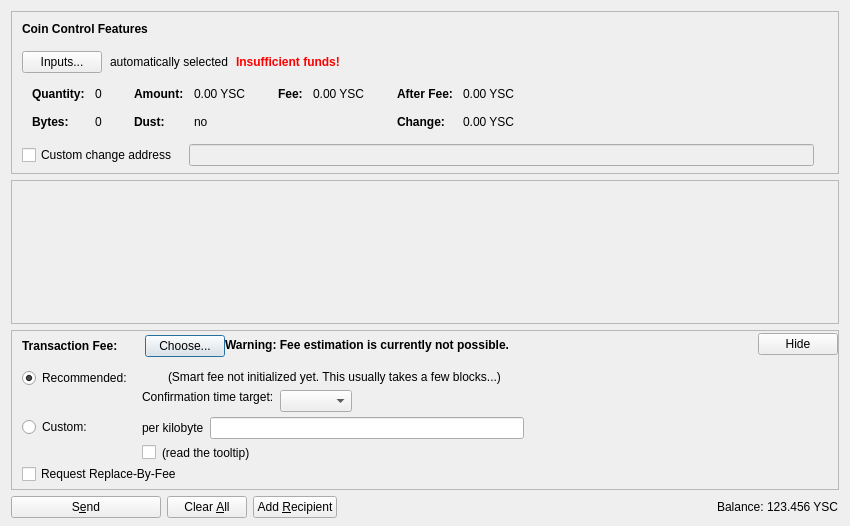
<?xml version="1.0" encoding="UTF-8"?>
<ui version="4.0">
 <class>SendCoinsDialog</class>
 <widget class="QDialog" name="SendCoinsDialog">
  <property name="geometry">
   <rect>
    <x>0</x>
    <y>0</y>
    <width>850</width>
    <height>526</height>
   </rect>
  </property>
  <property name="windowTitle">
   <string>Send Coins</string>
  </property>
  <layout class="QVBoxLayout" name="verticalLayout" stretch="0,1,0,0">
   <property name="bottomMargin">
    <number>8</number>
   </property>
   <item>
    <widget class="QFrame" name="frameCoinControl">
     <property name="sizePolicy">
      <sizepolicy hsizetype="Expanding" vsizetype="Expanding">
       <horstretch>0</horstretch>
       <verstretch>0</verstretch>
      </sizepolicy>
     </property>
     <property name="maximumSize">
      <size>
       <width>16777215</width>
       <height>16777215</height>
      </size>
     </property>
     <property name="frameShape">
      <enum>QFrame::StyledPanel</enum>
     </property>
     <property name="frameShadow">
      <enum>QFrame::Sunken</enum>
     </property>
     <layout class="QVBoxLayout" name="verticalLayoutCoinControl2">
      <property name="spacing">
       <number>0</number>
      </property>
      <property name="leftMargin">
       <number>0</number>
      </property>
      <property name="topMargin">
       <number>0</number>
      </property>
      <property name="rightMargin">
       <number>0</number>
      </property>
      <property name="bottomMargin">
       <number>6</number>
      </property>
      <item>
       <layout class="QVBoxLayout" name="verticalLayoutCoinControl" stretch="0,0,0,0,1">
        <property name="spacing">
         <number>0</number>
        </property>
        <property name="leftMargin">
         <number>10</number>
        </property>
        <property name="topMargin">
         <number>10</number>
        </property>
        <item>
         <layout class="QHBoxLayout" name="horizontalLayoutCoinControl1">
          <property name="bottomMargin">
           <number>15</number>
          </property>
          <item>
           <widget class="QLabel" name="labelCoinControlFeatures">
            <property name="sizePolicy">
             <sizepolicy hsizetype="Preferred" vsizetype="Maximum">
              <horstretch>0</horstretch>
              <verstretch>0</verstretch>
             </sizepolicy>
            </property>
            <property name="font">
             <font>
              <weight>75</weight>
              <bold>true</bold>
             </font>
            </property>
            <property name="styleSheet">
             <string notr="true">font-weight:bold;</string>
            </property>
            <property name="text">
             <string>Coin Control Features</string>
            </property>
           </widget>
          </item>
         </layout>
        </item>
        <item>
         <layout class="QHBoxLayout" name="horizontalLayoutCoinControl2" stretch="0,0,0,0">
          <property name="spacing">
           <number>8</number>
          </property>
          <property name="bottomMargin">
           <number>10</number>
          </property>
          <item>
           <widget class="QPushButton" name="pushButtonCoinControl">
            <property name="styleSheet">
             <string notr="true"/>
            </property>
            <property name="text">
             <string>Inputs...</string>
            </property>
            <property name="autoDefault">
             <bool>false</bool>
            </property>
           </widget>
          </item>
          <item>
           <widget class="QLabel" name="labelCoinControlAutomaticallySelected">
            <property name="text">
             <string>automatically selected</string>
            </property>
            <property name="margin">
             <number>5</number>
            </property>
           </widget>
          </item>
          <item>
           <widget class="QLabel" name="labelCoinControlInsuffFunds">
            <property name="font">
             <font>
              <weight>75</weight>
              <bold>true</bold>
             </font>
            </property>
            <property name="styleSheet">
             <string notr="true">color:red;font-weight:bold;</string>
            </property>
            <property name="text">
             <string>Insufficient funds!</string>
            </property>
            <property name="margin">
             <number>5</number>
            </property>
           </widget>
          </item>
          <item>
           <spacer name="horizontalSpacerCoinControl">
            <property name="orientation">
             <enum>Qt::Horizontal</enum>
            </property>
            <property name="sizeHint" stdset="0">
             <size>
              <width>40</width>
              <height>1</height>
             </size>
            </property>
           </spacer>
          </item>
         </layout>
        </item>
        <item>
         <widget class="QWidget" name="widgetCoinControl" native="true">
          <property name="sizePolicy">
           <sizepolicy hsizetype="Preferred" vsizetype="Preferred">
            <horstretch>0</horstretch>
            <verstretch>0</verstretch>
           </sizepolicy>
          </property>
          <property name="minimumSize">
           <size>
            <width>0</width>
            <height>0</height>
           </size>
          </property>
          <property name="styleSheet">
           <string notr="true"/>
          </property>
          <layout class="QHBoxLayout" name="horizontalLayoutCoinControl5">
           <property name="leftMargin">
            <number>0</number>
           </property>
           <property name="topMargin">
            <number>0</number>
           </property>
           <property name="rightMargin">
            <number>0</number>
           </property>
           <property name="bottomMargin">
            <number>0</number>
           </property>
           <item>
            <layout class="QHBoxLayout" name="horizontalLayoutCoinControl3" stretch="0,0,0,1">
             <property name="spacing">
              <number>20</number>
             </property>
             <property name="topMargin">
              <number>0</number>
             </property>
             <property name="bottomMargin">
              <number>10</number>
             </property>
             <item>
              <layout class="QFormLayout" name="formLayoutCoinControl1">
               <property name="horizontalSpacing">
                <number>10</number>
               </property>
               <property name="verticalSpacing">
                <number>14</number>
               </property>
               <property name="leftMargin">
                <number>10</number>
               </property>
               <property name="topMargin">
                <number>4</number>
               </property>
               <property name="rightMargin">
                <number>6</number>
               </property>
               <item row="0" column="0">
                <widget class="QLabel" name="labelCoinControlQuantityText">
                 <property name="font">
                  <font>
                   <weight>75</weight>
                   <bold>true</bold>
                  </font>
                 </property>
                 <property name="text">
                  <string>Quantity:</string>
                 </property>
                 <property name="margin">
                  <number>0</number>
                 </property>
                </widget>
               </item>
               <item row="0" column="1">
                <widget class="QLabel" name="labelCoinControlQuantity">
                 <property name="cursor">
                  <cursorShape>IBeamCursor</cursorShape>
                 </property>
                 <property name="contextMenuPolicy">
                  <enum>Qt::ActionsContextMenu</enum>
                 </property>
                 <property name="text">
                  <string notr="true">0</string>
                 </property>
                 <property name="margin">
                  <number>0</number>
                 </property>
                 <property name="textInteractionFlags">
                  <set>Qt::LinksAccessibleByMouse|Qt::TextSelectableByKeyboard|Qt::TextSelectableByMouse</set>
                 </property>
                </widget>
               </item>
               <item row="1" column="0">
                <widget class="QLabel" name="labelCoinControlBytesText">
                 <property name="font">
                  <font>
                   <weight>75</weight>
                   <bold>true</bold>
                  </font>
                 </property>
                 <property name="text">
                  <string>Bytes:</string>
                 </property>
                </widget>
               </item>
               <item row="1" column="1">
                <widget class="QLabel" name="labelCoinControlBytes">
                 <property name="cursor">
                  <cursorShape>IBeamCursor</cursorShape>
                 </property>
                 <property name="contextMenuPolicy">
                  <enum>Qt::ActionsContextMenu</enum>
                 </property>
                 <property name="text">
                  <string notr="true">0</string>
                 </property>
                 <property name="textInteractionFlags">
                  <set>Qt::LinksAccessibleByMouse|Qt::TextSelectableByKeyboard|Qt::TextSelectableByMouse</set>
                 </property>
                </widget>
               </item>
              </layout>
             </item>
             <item>
              <layout class="QFormLayout" name="formLayoutCoinControl2">
               <property name="horizontalSpacing">
                <number>10</number>
               </property>
               <property name="verticalSpacing">
                <number>14</number>
               </property>
               <property name="leftMargin">
                <number>6</number>
               </property>
               <property name="topMargin">
                <number>4</number>
               </property>
               <property name="rightMargin">
                <number>6</number>
               </property>
               <item row="0" column="0">
                <widget class="QLabel" name="labelCoinControlAmountText">
                 <property name="font">
                  <font>
                   <weight>75</weight>
                   <bold>true</bold>
                  </font>
                 </property>
                 <property name="text">
                  <string>Amount:</string>
                 </property>
                 <property name="margin">
                  <number>0</number>
                 </property>
                </widget>
               </item>
               <item row="0" column="1">
                <widget class="QLabel" name="labelCoinControlAmount">
                 <property name="cursor">
                  <cursorShape>IBeamCursor</cursorShape>
                 </property>
                 <property name="contextMenuPolicy">
                  <enum>Qt::ActionsContextMenu</enum>
                 </property>
                 <property name="text">
                  <string notr="true">0.00 YSC</string>
                 </property>
                 <property name="textInteractionFlags">
                  <set>Qt::LinksAccessibleByMouse|Qt::TextSelectableByKeyboard|Qt::TextSelectableByMouse</set>
                 </property>
                </widget>
               </item>
               <item row="1" column="0">
                <widget class="QLabel" name="labelCoinControlLowOutputText">
                 <property name="font">
                  <font>
                   <weight>75</weight>
                   <bold>true</bold>
                  </font>
                 </property>
                 <property name="text">
                  <string>Dust:</string>
                 </property>
                </widget>
               </item>
               <item row="1" column="1">
                <widget class="QLabel" name="labelCoinControlLowOutput">
                 <property name="cursor">
                  <cursorShape>IBeamCursor</cursorShape>
                 </property>
                 <property name="contextMenuPolicy">
                  <enum>Qt::ActionsContextMenu</enum>
                 </property>
                 <property name="text">
                  <string notr="true">no</string>
                 </property>
                 <property name="textInteractionFlags">
                  <set>Qt::LinksAccessibleByMouse|Qt::TextSelectableByKeyboard|Qt::TextSelectableByMouse</set>
                 </property>
                </widget>
               </item>
              </layout>
             </item>
             <item>
              <layout class="QFormLayout" name="formLayoutCoinControl3">
               <property name="horizontalSpacing">
                <number>10</number>
               </property>
               <property name="verticalSpacing">
                <number>14</number>
               </property>
               <property name="leftMargin">
                <number>6</number>
               </property>
               <property name="topMargin">
                <number>4</number>
               </property>
               <property name="rightMargin">
                <number>6</number>
               </property>
               <item row="0" column="0">
                <widget class="QLabel" name="labelCoinControlFeeText">
                 <property name="font">
                  <font>
                   <weight>75</weight>
                   <bold>true</bold>
                  </font>
                 </property>
                 <property name="text">
                  <string>Fee:</string>
                 </property>
                 <property name="margin">
                  <number>0</number>
                 </property>
                </widget>
               </item>
               <item row="0" column="1">
                <widget class="QLabel" name="labelCoinControlFee">
                 <property name="cursor">
                  <cursorShape>IBeamCursor</cursorShape>
                 </property>
                 <property name="contextMenuPolicy">
                  <enum>Qt::ActionsContextMenu</enum>
                 </property>
                 <property name="text">
                  <string notr="true">0.00 YSC</string>
                 </property>
                 <property name="textInteractionFlags">
                  <set>Qt::LinksAccessibleByMouse|Qt::TextSelectableByKeyboard|Qt::TextSelectableByMouse</set>
                 </property>
                </widget>
               </item>
              </layout>
             </item>
             <item>
              <layout class="QFormLayout" name="formLayoutCoinControl4">
               <property name="horizontalSpacing">
                <number>10</number>
               </property>
               <property name="verticalSpacing">
                <number>14</number>
               </property>
               <property name="leftMargin">
                <number>6</number>
               </property>
               <property name="topMargin">
                <number>4</number>
               </property>
               <property name="rightMargin">
                <number>6</number>
               </property>
               <item row="0" column="0">
                <widget class="QLabel" name="labelCoinControlAfterFeeText">
                 <property name="font">
                  <font>
                   <weight>75</weight>
                   <bold>true</bold>
                  </font>
                 </property>
                 <property name="text">
                  <string>After Fee:</string>
                 </property>
                 <property name="margin">
                  <number>0</number>
                 </property>
                </widget>
               </item>
               <item row="0" column="1">
                <widget class="QLabel" name="labelCoinControlAfterFee">
                 <property name="cursor">
                  <cursorShape>IBeamCursor</cursorShape>
                 </property>
                 <property name="contextMenuPolicy">
                  <enum>Qt::ActionsContextMenu</enum>
                 </property>
                 <property name="text">
                  <string notr="true">0.00 YSC</string>
                 </property>
                 <property name="textInteractionFlags">
                  <set>Qt::LinksAccessibleByMouse|Qt::TextSelectableByKeyboard|Qt::TextSelectableByMouse</set>
                 </property>
                </widget>
               </item>
               <item row="1" column="0">
                <widget class="QLabel" name="labelCoinControlChangeText">
                 <property name="font">
                  <font>
                   <weight>75</weight>
                   <bold>true</bold>
                  </font>
                 </property>
                 <property name="text">
                  <string>Change:</string>
                 </property>
                </widget>
               </item>
               <item row="1" column="1">
                <widget class="QLabel" name="labelCoinControlChange">
                 <property name="cursor">
                  <cursorShape>IBeamCursor</cursorShape>
                 </property>
                 <property name="contextMenuPolicy">
                  <enum>Qt::ActionsContextMenu</enum>
                 </property>
                 <property name="text">
                  <string notr="true">0.00 YSC</string>
                 </property>
                 <property name="textInteractionFlags">
                  <set>Qt::LinksAccessibleByMouse|Qt::TextSelectableByKeyboard|Qt::TextSelectableByMouse</set>
                 </property>
                </widget>
               </item>
              </layout>
             </item>
            </layout>
           </item>
          </layout>
         </widget>
        </item>
        <item>
         <layout class="QHBoxLayout" name="horizontalLayoutCoinControl4" stretch="0,0,0">
          <property name="spacing">
           <number>12</number>
          </property>
          <property name="sizeConstraint">
           <enum>QLayout::SetDefaultConstraint</enum>
          </property>
          <property name="topMargin">
           <number>5</number>
          </property>
          <property name="rightMargin">
           <number>5</number>
          </property>
          <item>
           <widget class="QCheckBox" name="checkBoxCoinControlChange">
            <property name="toolTip">
             <string>If this is activated, but the change address is empty or invalid, change will be sent to a newly generated address.</string>
            </property>
            <property name="text">
             <string>Custom change address</string>
            </property>
           </widget>
          </item>
          <item>
           <widget class="QValidatedLineEdit" name="lineEditCoinControlChange">
            <property name="enabled">
             <bool>false</bool>
            </property>
            <property name="sizePolicy">
             <sizepolicy hsizetype="Expanding" vsizetype="Fixed">
              <horstretch>0</horstretch>
              <verstretch>0</verstretch>
             </sizepolicy>
            </property>
           </widget>
          </item>
          <item>
           <widget class="QLabel" name="labelCoinControlChangeLabel">
            <property name="sizePolicy">
             <sizepolicy hsizetype="Preferred" vsizetype="Expanding">
              <horstretch>0</horstretch>
              <verstretch>0</verstretch>
             </sizepolicy>
            </property>
            <property name="minimumSize">
             <size>
              <width>0</width>
              <height>0</height>
             </size>
            </property>
            <property name="text">
             <string/>
            </property>
            <property name="margin">
             <number>3</number>
            </property>
           </widget>
          </item>
         </layout>
        </item>
        <item>
         <spacer name="verticalSpacerCoinControl">
          <property name="orientation">
           <enum>Qt::Vertical</enum>
          </property>
          <property name="sizeHint" stdset="0">
           <size>
            <width>800</width>
            <height>1</height>
           </size>
          </property>
         </spacer>
        </item>
       </layout>
      </item>
     </layout>
    </widget>
   </item>
   <item>
    <widget class="QScrollArea" name="scrollArea">
     <property name="widgetResizable">
      <bool>true</bool>
     </property>
     <widget class="QWidget" name="scrollAreaWidgetContents">
      <property name="geometry">
       <rect>
        <x>0</x>
        <y>0</y>
        <width>830</width>
        <height>104</height>
       </rect>
      </property>
      <layout class="QVBoxLayout" name="verticalLayout_2" stretch="0,1">
       <property name="leftMargin">
        <number>0</number>
       </property>
       <property name="topMargin">
        <number>0</number>
       </property>
       <property name="rightMargin">
        <number>0</number>
       </property>
       <property name="bottomMargin">
        <number>0</number>
       </property>
       <item>
        <layout class="QVBoxLayout" name="entries">
         <property name="spacing">
          <number>6</number>
         </property>
        </layout>
       </item>
       <item>
        <spacer name="verticalSpacer">
         <property name="orientation">
          <enum>Qt::Vertical</enum>
         </property>
         <property name="sizeHint" stdset="0">
          <size>
           <width>20</width>
           <height>40</height>
          </size>
         </property>
        </spacer>
       </item>
      </layout>
     </widget>
    </widget>
   </item>
   <item>
    <widget class="QFrame" name="frameFee">
     <property name="sizePolicy">
      <sizepolicy hsizetype="Expanding" vsizetype="Expanding">
       <horstretch>0</horstretch>
       <verstretch>0</verstretch>
      </sizepolicy>
     </property>
     <property name="maximumSize">
      <size>
       <width>16777215</width>
       <height>16777215</height>
      </size>
     </property>
     <property name="frameShape">
      <enum>QFrame::StyledPanel</enum>
     </property>
     <property name="frameShadow">
      <enum>QFrame::Sunken</enum>
     </property>
     <layout class="QVBoxLayout" name="verticalLayoutFee1">
      <property name="spacing">
       <number>0</number>
      </property>
      <property name="leftMargin">
       <number>0</number>
      </property>
      <property name="topMargin">
       <number>0</number>
      </property>
      <property name="rightMargin">
       <number>0</number>
      </property>
      <property name="bottomMargin">
       <number>0</number>
      </property>
      <item>
       <layout class="QVBoxLayout" name="verticalLayoutFee2" stretch="0,0,0">
        <property name="spacing">
         <number>0</number>
        </property>
        <property name="leftMargin">
         <number>10</number>
        </property>
        <property name="topMargin">
         <number>0</number>
        </property>
        <item>
         <layout class="QHBoxLayout" name="horizontalLayoutFee1">
          <property name="bottomMargin">
           <number>0</number>
          </property>
          <item>
           <layout class="QVBoxLayout" name="verticalLayoutFee7">
            <property name="spacing">
             <number>0</number>
            </property>
            <item>
             <spacer name="verticalSpacerSmartFee">
              <property name="orientation">
               <enum>Qt::Vertical</enum>
              </property>
              <property name="sizeType">
               <enum>QSizePolicy::Fixed</enum>
              </property>
              <property name="sizeHint" stdset="0">
               <size>
                <width>1</width>
                <height>4</height>
               </size>
              </property>
             </spacer>
            </item>
            <item>
             <layout class="QHBoxLayout" name="horizontalLayoutSmartFee">
              <property name="spacing">
               <number>10</number>
              </property>
              <item>
               <widget class="QLabel" name="labelFeeHeadline">
                <property name="sizePolicy">
                 <sizepolicy hsizetype="Preferred" vsizetype="Maximum">
                  <horstretch>0</horstretch>
                  <verstretch>0</verstretch>
                 </sizepolicy>
                </property>
                <property name="font">
                 <font>
                  <weight>75</weight>
                  <bold>true</bold>
                 </font>
                </property>
                <property name="styleSheet">
                 <string notr="true">font-weight:bold;</string>
                </property>
                <property name="text">
                 <string>Transaction Fee:</string>
                </property>
               </widget>
              </item>
              <item>
               <widget class="QLabel" name="labelFeeMinimized">
                <property name="text">
                 <string/>
                </property>
               </widget>
              </item>
              <item>
               <widget class="QPushButton" name="buttonChooseFee">
                <property name="text">
                 <string>Choose...</string>
                </property>
               </widget>
              </item>
             </layout>
            </item>
            <item>
             <spacer name="verticalSpacer_5">
              <property name="orientation">
               <enum>Qt::Vertical</enum>
              </property>
              <property name="sizeHint" stdset="0">
               <size>
                <width>1</width>
                <height>1</height>
               </size>
              </property>
             </spacer>
            </item>
           </layout>
          </item>
          <item>
           <widget class="QLabel" name="fallbackFeeWarningLabel">
            <property name="toolTip">
             <string>Using the fallbackfee can result in sending a transaction that will take several hours or days (or never) to confirm. Consider choosing your fee manually or wait until you have validated the complete chain.</string>
            </property>
            <property name="font">
            <font>
                <weight>75</weight>
                <bold>true</bold>
            </font>
            </property>
            <property name="text">
             <string>Warning: Fee estimation is currently not possible.</string>
            </property>
            <property name="wordWrap">
             <bool>false</bool>
            </property>
           </widget>
          </item>
          <item>
           <spacer name="horizontalSpacer_4">
            <property name="orientation">
             <enum>Qt::Horizontal</enum>
            </property>
            <property name="sizeType">
             <enum>QSizePolicy::MinimumExpanding</enum>
            </property>
            <property name="sizeHint" stdset="0">
             <size>
              <width>40</width>
              <height>20</height>
             </size>
            </property>
           </spacer>
          </item>
          <item>
           <widget class="QPushButton" name="buttonMinimizeFee">
            <property name="toolTip">
             <string>collapse fee-settings</string>
            </property>
            <property name="text">
             <string>Hide</string>
            </property>
           </widget>
          </item>
         </layout>
        </item>
        <item>
         <widget class="QFrame" name="frameFeeSelection">
          <layout class="QVBoxLayout" name="verticalLayoutFee12">
           <property name="spacing">
            <number>0</number>
           </property>
           <property name="leftMargin">
            <number>0</number>
           </property>
           <property name="topMargin">
            <number>0</number>
           </property>
           <property name="rightMargin">
            <number>0</number>
           </property>
           <property name="bottomMargin">
            <number>0</number>
           </property>
           <item>
            <layout class="QGridLayout" name="gridLayoutFee">
             <property name="topMargin">
              <number>10</number>
             </property>
             <property name="bottomMargin">
              <number>4</number>
             </property>
             <property name="horizontalSpacing">
              <number>10</number>
             </property>
             <property name="verticalSpacing">
              <number>4</number>
             </property>
             <item row="1" column="1">
              <layout class="QVBoxLayout" name="verticalLayoutFee8">
               <property name="spacing">
                <number>6</number>
               </property>
               <item>
                <layout class="QHBoxLayout" name="horizontalLayoutFee13">
                 <item>
                  <widget class="QLabel" name="labelCustomPerKilobyte">
                   <property name="toolTip">
                    <string>If the custom fee is set to 1000 satoshis and the transaction is only 250 bytes, then &quot;per kilobyte&quot; only pays 250 satoshis in fee, while &quot;total at least&quot; pays 1000 satoshis. For transactions bigger than a kilobyte both pay by kilobyte.</string>
                   </property>
                   <property name="text">
                    <string>per kilobyte</string>
                   </property>
                  </widget>
                 </item>
                 <item>
                  <widget class="YoungseokcoinAmountField" name="customFee"/>
                 </item>
                 <item>
                  <spacer name="horizontalSpacer_6">
                   <property name="orientation">
                    <enum>Qt::Horizontal</enum>
                   </property>
                   <property name="sizeHint" stdset="0">
                    <size>
                     <width>1</width>
                     <height>1</height>
                    </size>
                   </property>
                  </spacer>
                 </item>
                </layout>
               </item>
               <item>
                <layout class="QHBoxLayout" name="horizontalLayoutFee8">
                 <item>
                  <widget class="QCheckBox" name="checkBoxMinimumFee">
                   <property name="toolTip">
                    <string>Paying only the minimum fee is just fine as long as there is less transaction volume than space in the blocks. But be aware that this can end up in a never confirming transaction once there is more demand for youngseokcoin transactions than the network can process.</string>
                   </property>
                   <property name="text">
                    <string/>
                   </property>
                  </widget>
                 </item>
                 <item>
                  <widget class="QLabel" name="labelMinFeeWarning">
                   <property name="enabled">
                    <bool>true</bool>
                   </property>
                   <property name="toolTip">
                    <string>Paying only the minimum fee is just fine as long as there is less transaction volume than space in the blocks. But be aware that this can end up in a never confirming transaction once there is more demand for youngseokcoin transactions than the network can process.</string>
                   </property>
                   <property name="text">
                    <string>(read the tooltip)</string>
                   </property>
                   <property name="margin">
                    <number>5</number>
                   </property>
                  </widget>
                 </item>
                 <item>
                  <spacer name="horizontalSpacer_2">
                   <property name="orientation">
                    <enum>Qt::Horizontal</enum>
                   </property>
                   <property name="sizeHint" stdset="0">
                    <size>
                     <width>1</width>
                     <height>1</height>
                    </size>
                   </property>
                  </spacer>
                 </item>
                </layout>
               </item>
              </layout>
             </item>
             <item row="0" column="0">
              <layout class="QVBoxLayout" name="verticalLayoutFee4" stretch="0,1">
               <item>
                <widget class="QRadioButton" name="radioSmartFee">
                 <property name="text">
                  <string>Recommended:</string>
                 </property>
                 <property name="checked">
                  <bool>true</bool>
                 </property>
                 <attribute name="buttonGroup">
                  <string notr="true">groupFee</string>
                 </attribute>
                </widget>
               </item>
               <item>
                <spacer name="verticalSpacer_2">
                 <property name="orientation">
                  <enum>Qt::Vertical</enum>
                 </property>
                 <property name="sizeHint" stdset="0">
                  <size>
                   <width>1</width>
                   <height>1</height>
                  </size>
                 </property>
                </spacer>
               </item>
              </layout>
             </item>
             <item row="1" column="0">
              <layout class="QVBoxLayout" name="verticalLayoutFee9" stretch="0,1">
               <item>
                <widget class="QRadioButton" name="radioCustomFee">
                 <property name="text">
                  <string>Custom:</string>
                 </property>
                 <attribute name="buttonGroup">
                  <string notr="true">groupFee</string>
                 </attribute>
                </widget>
               </item>
               <item>
                <spacer name="verticalSpacer_6">
                 <property name="orientation">
                  <enum>Qt::Vertical</enum>
                 </property>
                 <property name="sizeHint" stdset="0">
                  <size>
                   <width>1</width>
                   <height>1</height>
                  </size>
                 </property>
                </spacer>
               </item>
              </layout>
             </item>
             <item row="0" column="1">
              <layout class="QVBoxLayout" name="verticalLayoutFee3" stretch="0,0,1">
               <property name="spacing">
                <number>6</number>
               </property>
               <property name="topMargin">
                <number>2</number>
               </property>
               <item>
                <layout class="QHBoxLayout" name="horizontalLayoutFee12">
                 <item>
                  <widget class="QLabel" name="labelSmartFee">
                   <property name="text">
                    <string/>
                   </property>
                   <property name="margin">
                    <number>2</number>
                   </property>
                  </widget>
                 </item>
                 <item>
                  <widget class="QLabel" name="labelFeeEstimation">
                   <property name="text">
                    <string/>
                   </property>
                  </widget>
                 </item>
                 <item>
                  <widget class="QLabel" name="labelSmartFee2">
                   <property name="text">
                    <string>(Smart fee not initialized yet. This usually takes a few blocks...)</string>
                   </property>
                   <property name="margin">
                    <number>2</number>
                   </property>
                  </widget>
                 </item>
                 <item>
                  <spacer name="horizontalSpacer_5">
                   <property name="orientation">
                    <enum>Qt::Horizontal</enum>
                   </property>
                   <property name="sizeHint" stdset="0">
                    <size>
                     <width>1</width>
                     <height>1</height>
                    </size>
                   </property>
                  </spacer>
                 </item>
                </layout>
               </item>
               <item>
                <layout class="QHBoxLayout" name="horizontalLayoutFee9">
                 <item>
                  <layout class="QVBoxLayout" name="verticalLayoutFee6">
                   <item>
                    <widget class="QLabel" name="labelSmartFee3">
                     <property name="text">
                      <string>Confirmation time target:</string>
                     </property>
                     <property name="margin">
                      <number>2</number>
                     </property>
                    </widget>
                   </item>
                   <item>
                    <spacer name="verticalSpacer_3">
                     <property name="orientation">
                      <enum>Qt::Vertical</enum>
                     </property>
                     <property name="sizeHint" stdset="0">
                      <size>
                       <width>1</width>
                       <height>1</height>
                      </size>
                     </property>
                    </spacer>
                   </item>
                  </layout>
                 </item>
                 <item>
                  <layout class="QVBoxLayout" name="verticalLayoutFee5">
                   <property name="rightMargin">
                    <number>30</number>
                   </property>
                   <item>
                    <layout class="QHBoxLayout" name="horizontalLayoutConfTarget">
                     <property name="bottomMargin">
                      <number>0</number>
                     </property>
                     <item>
                      <widget class="QComboBox" name="confTargetSelector"/>
                     </item>
                     <item>
                      <spacer name="horizontalSpacerConfTarget">
                       <property name="orientation">
                        <enum>Qt::Horizontal</enum>
                       </property>
                       <property name="sizeHint" stdset="0">
                        <size>
                         <width>40</width>
                         <height>20</height>
                        </size>
                       </property>
                      </spacer>
                     </item>
                    </layout>
                   </item>
                  </layout>
                 </item>
                </layout>
               </item>
               <item>
                <spacer name="verticalSpacer_4">
                 <property name="orientation">
                  <enum>Qt::Vertical</enum>
                 </property>
                 <property name="sizeHint" stdset="0">
                  <size>
                   <width>1</width>
                   <height>1</height>
                  </size>
                 </property>
                </spacer>
               </item>
              </layout>
             </item>
            </layout>
           </item>
           <item>
            <widget class="QCheckBox" name="optInRBF">
             <property name="text">
              <string>Request Replace-By-Fee</string>
             </property>
             <property name="toolTip">
              <string>Indicates that the sender may wish to replace this transaction with a new one paying higher fees (prior to being confirmed).</string>
             </property>
            </widget>
           </item>
          </layout>
         </widget>
        </item>
        <item>
         <spacer name="verticalSpacerFee">
          <property name="orientation">
           <enum>Qt::Vertical</enum>
          </property>
          <property name="sizeHint" stdset="0">
           <size>
            <width>40</width>
            <height>5</height>
           </size>
          </property>
         </spacer>
        </item>
       </layout>
      </item>
     </layout>
    </widget>
   </item>
   <item>
    <layout class="QHBoxLayout" name="horizontalLayout">
     <item>
      <widget class="QPushButton" name="sendButton">
       <property name="minimumSize">
        <size>
         <width>150</width>
         <height>0</height>
        </size>
       </property>
       <property name="toolTip">
        <string>Confirm the send action</string>
       </property>
       <property name="text">
        <string>S&amp;end</string>
       </property>
       <property name="icon">
        <iconset resource="../youngseokcoin.qrc">
         <normaloff>:/icons/send</normaloff>:/icons/send</iconset>
       </property>
       <property name="autoDefault">
        <bool>false</bool>
       </property>
       <property name="default">
        <bool>false</bool>
       </property>
      </widget>
     </item>
     <item>
      <widget class="QPushButton" name="clearButton">
       <property name="sizePolicy">
        <sizepolicy hsizetype="Minimum" vsizetype="Fixed">
         <horstretch>0</horstretch>
         <verstretch>0</verstretch>
        </sizepolicy>
       </property>
       <property name="toolTip">
        <string>Clear all fields of the form.</string>
       </property>
       <property name="text">
        <string>Clear &amp;All</string>
       </property>
       <property name="icon">
        <iconset resource="../youngseokcoin.qrc">
         <normaloff>:/icons/remove</normaloff>:/icons/remove</iconset>
       </property>
       <property name="autoDefault">
        <bool>false</bool>
       </property>
      </widget>
     </item>
     <item>
      <widget class="QPushButton" name="addButton">
       <property name="toolTip">
        <string>Send to multiple recipients at once</string>
       </property>
       <property name="text">
        <string>Add &amp;Recipient</string>
       </property>
       <property name="icon">
        <iconset resource="../youngseokcoin.qrc">
         <normaloff>:/icons/add</normaloff>:/icons/add</iconset>
       </property>
       <property name="autoDefault">
        <bool>false</bool>
       </property>
      </widget>
     </item>
     <item>
      <spacer name="horizontalSpacer">
       <property name="orientation">
        <enum>Qt::Horizontal</enum>
       </property>
       <property name="sizeHint" stdset="0">
        <size>
         <width>40</width>
         <height>20</height>
        </size>
       </property>
      </spacer>
     </item>
     <item>
      <layout class="QHBoxLayout" name="horizontalLayout_2">
       <property name="spacing">
        <number>3</number>
       </property>
       <item>
        <widget class="QLabel" name="label">
         <property name="sizePolicy">
          <sizepolicy hsizetype="Preferred" vsizetype="Fixed">
           <horstretch>0</horstretch>
           <verstretch>0</verstretch>
          </sizepolicy>
         </property>
         <property name="text">
          <string>Balance:</string>
         </property>
        </widget>
       </item>
       <item>
        <widget class="QLabel" name="labelBalance">
         <property name="sizePolicy">
          <sizepolicy hsizetype="Preferred" vsizetype="Fixed">
           <horstretch>0</horstretch>
           <verstretch>0</verstretch>
          </sizepolicy>
         </property>
         <property name="cursor">
          <cursorShape>IBeamCursor</cursorShape>
         </property>
         <property name="text">
          <string notr="true">123.456 YSC</string>
         </property>
         <property name="textInteractionFlags">
          <set>Qt::LinksAccessibleByMouse|Qt::TextSelectableByKeyboard|Qt::TextSelectableByMouse</set>
         </property>
        </widget>
       </item>
      </layout>
     </item>
    </layout>
   </item>
  </layout>
 </widget>
 <customwidgets>
  <customwidget>
   <class>QValidatedLineEdit</class>
   <extends>QLineEdit</extends>
   <header>qvalidatedlineedit.h</header>
  </customwidget>
  <customwidget>
   <class>YoungseokcoinAmountField</class>
   <extends>QLineEdit</extends>
   <header>youngseokcoinamountfield.h</header>
   <container>1</container>
  </customwidget>
 </customwidgets>
 <resources>
  <include location="../youngseokcoin.qrc"/>
 </resources>
 <connections/>
 <buttongroups>
  <buttongroup name="groupFee"/>
 </buttongroups>
</ui>
